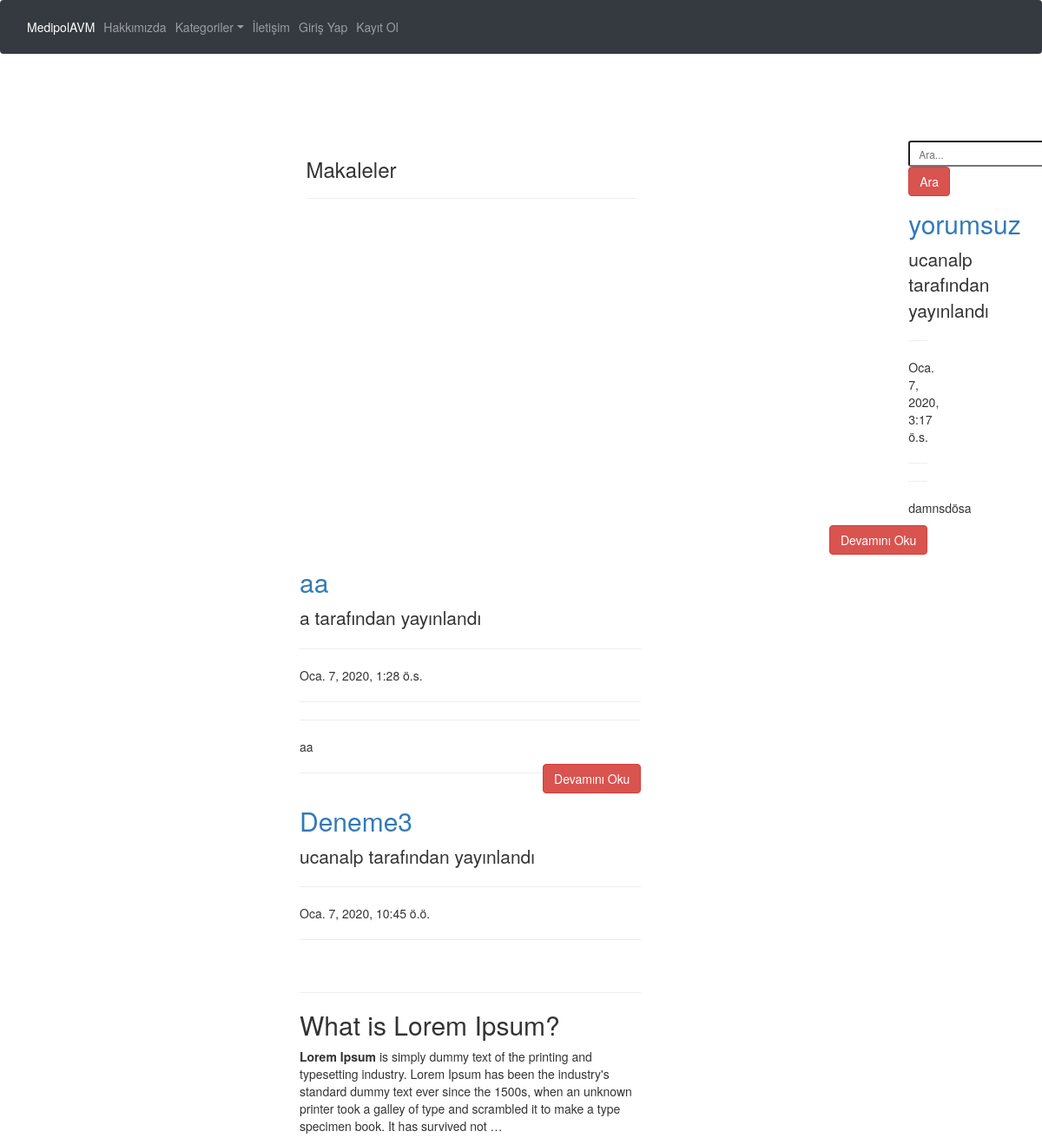
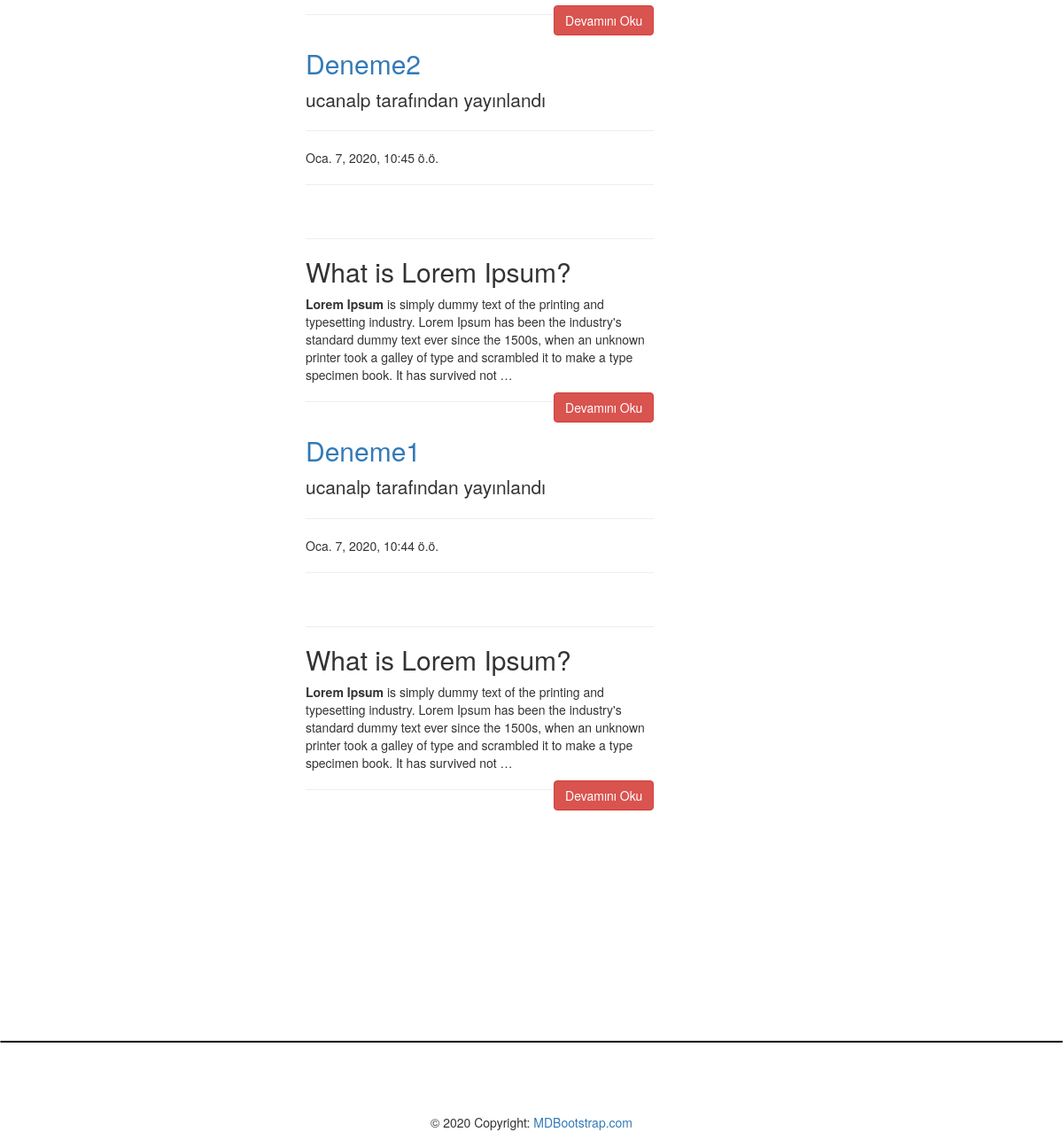
The page /articles/ on the database as committed earlier (2 pictures, top to bottom).
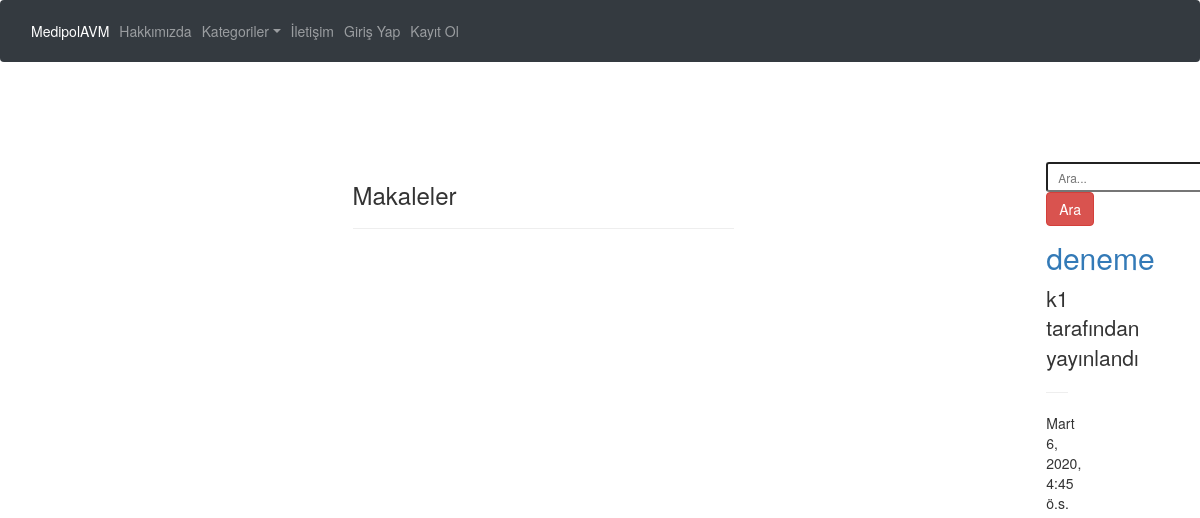
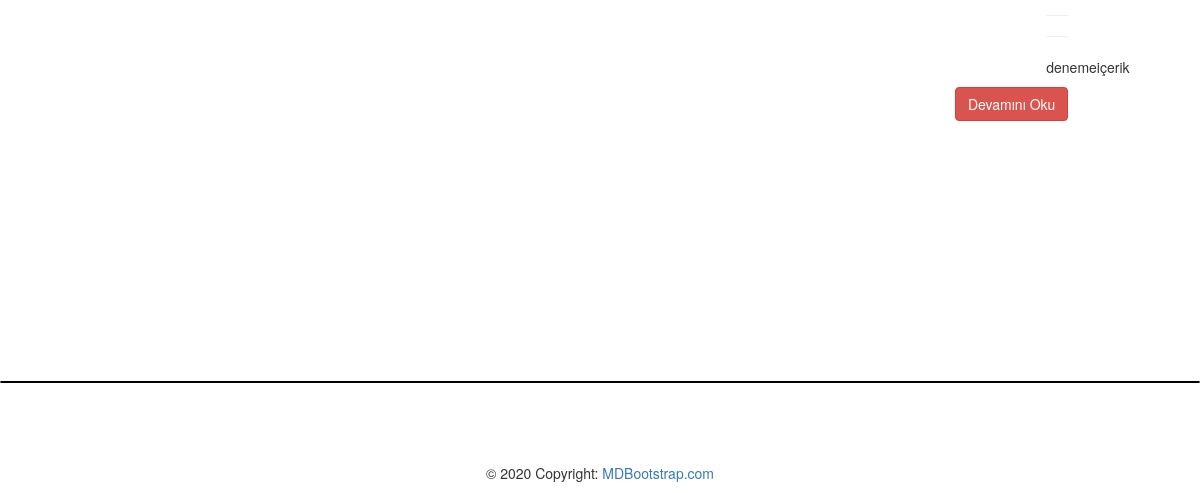
The same page on the database as committed later (2 pictures, top to bottom).
### article/models.py (models this page shows, shortened)
class Article(models.Model):
	author=models.ForeignKey("auth.User",on_delete=models.CASCADE,verbose_name='Yazar')
	title=models.CharField(max_length=50,verbose_name='Başlık')
	content=RichTextField()
	created_date=models.DateTimeField(auto_now_add=True,verbose_name='Oluşturulma Tarihi')
	article_image=models.FileField(blank=True,null=True,verbose_name='Makalenize Resim Ekleyin')
	class Meta:
		ordering = ['-created_date']

### article/views.py (the view)
# urls.py: path('',views.articles,name="articles"),
def articles(request):
	keyword=request.GET.get("keyword")
	if keyword:
		articles=Article.objects.filter(title__contains=keyword)
		return render(request,"articles.html",{"articles":articles})
	articles=Article.objects.all()
	return render(request,"articles.html",{"articles":articles})

### templates/articles.html (shortened to what this page needs)
{% extends "layout.html" %}
{% block body %}
<div czz>
        <div class="col-md-7 offset-md-3">
            <div class="col-lg-8">
                <h3>Makaleler</h3>
                <hr>
                </div>
        </div>
</div>
<div class ="row">
    <div class="col-md-7 offset-md-3">
        <div class="col-lg-8">
            <form>
                <input type="text" name = "keyword" class="input-sm" maxlength="64" placeholder="Ara...">
              <button type="submit" class="btn btn-danger">Ara</button>
            </form>
      </div>
    </div>
</div>
{% if articles %}
{% for article in articles %}
<div class="row">
    <div class="col-md-7 offset-md-3">
    <div class="col-lg-8">
      <a href="{% url 'article:detail' article.id %}"><h2 class="mt-4">{{article.title}}</h2></a>
      <p class="lead">
        {{article.author.username}} tarafından yayınlandı
      </p>
      <hr>
      <p>{{article.created_date}}</p>
      <hr>
      <hr>
      <p class="lead">
          {{article.content|safe|truncatewords:50}}
      </p>
      <a style ="float : right;" href="{% url 'article:detail' article.id %}" class ="btn btn-danger">Devamını Oku</a>
      <hr>
        </div>
      </div>
      </div>
{% endfor %}
{% endif %}
{% endblock body %}

### templates/layout.html (shortened to what this page needs)
<!DOCTYPE html>
{% load static %}
<html lang="en">
<head>
    <link rel="stylesheet" href="{% static 'css/bootstrap.min.css' %}">
    <link rel="stylesheet" href="https://stackpath.bootstrapcdn.com/bootstrap/4.3.1/css/bootstrap.min.css">
    <link href="//netdna.bootstrapcdn.com/bootstrap/3.1.0/css/bootstrap.min.css" rel="stylesheet" id="bootstrap-css">
</head>
<body>
{% include "includes/navbar.html" %}
<div style="margin-top:100px; margin-bottom:100px" class="container">
	{% block body %}
	{% endblock %}
</div>
<br><br><br><br><br><br><br>
<hr class="new5">
{% include "includes/footer.html" %}
</body>
</html>

### templates/includes/navbar.html (shortened to what this page needs)
<nav class="navbar navbar-expand-md navbar-dark fixed-top bg-dark">
  <div class="collapse navbar-collapse" id="navbarSupportedContent">
    <ul class="navbar-nav mr-auto">
      <li class="nav-item active">
        <a class="nav-link" href="/">MedipolAVM <span class="sr-only">(current)</span></a>
      </li>
      <li class="nav-item">
        <a class="nav-link" href="/about">Hakkımızda</a>
      </li>
      <li class="nav-item dropdown">
      <a class="nav-link dropdown-toggle" data-toggle="dropdown" href="#" role="button" aria-haspopup="true" aria-expanded="false">Kategoriler</a>
    </li>
    </ul>
    <ul class="navbar-nav ml-auto">
      <li class="nav-item">
        <a class="nav-link" href="/iletisim">İletişim</a>
      </li>
      {% if request.user.is_authenticated %}
        <li class="nav-item">
        <a class="nav-link" href="/user/logout">Çıkış Yap</a>
      </li>
       <li class="nav-item">
        <a class="nav-link" href="/articles/dashboard">Hesabı yönet</a>
      </li>
      {% else %}
        <li class="nav-item">
        <a class="nav-link" href="/user/login">Giriş Yap</a>
      </li>
      <li class="nav-item">
        <a class="nav-link" href="/user/register">Kayıt Ol</a>
      </li>
      {% endif %}
    </ul>
  </div>
</nav>

### templates/includes/footer.html (shortened to what this page needs)
<footer class="page-footer font-small mdb-color lighten-3 pt-4">
  <div class="container">
    <div class="row">
      <div class="col-lg-2 col-md-12 mb-4">
        <div class="view overlay z-depth-1-half">
        </div>
      </div>
      <div class="col-lg-2 col-md-6 mb-4">
        <div class="view overlay z-depth-1-half">
        </div>
      </div>
      <div class="col-lg-2 col-md-6 mb-4">
        <div class="view overlay z-depth-1-half">
        </div>
      </div>
      <div class="col-lg-2 col-md-12 mb-4">
        <div class="view overlay z-depth-1-half">
        </div>
      </div>
      <div class="col-lg-2 col-md-6 mb-4">
        <div class="view overlay z-depth-1-half">
        </div>
      </div>
      <div class="col-lg-2 col-md-6 mb-4">
        <div class="view overlay z-depth-1-half">
        </div>
      </div>
    </div>
  </div>
  <div class="foot text-center py-3" id="footer">© 2020 Copyright:
    <a href="https://mdbootstrap.com/education/bootstrap/"> MDBootstrap.com</a>
  </div>
</footer>

### templates/layout.html (style rules this page uses)
hr.new5 { border: 1px solid black; border-radius: 10px; }

Rows that differ between the two databases and show on the page:
removed Article: title "yorumsuz", author.username "ucanalp", created_date "Oca. 7, 2020, 3:17 ö.s.", content "damnsdösa"
removed Article: title "aa", author.username "a", created_date "Oca. 7, 2020, 1:28 ö.s.", content "aa"
removed Article: title "Deneme3", author.username "ucanalp", created_date "Oca. 7, 2020, 10:45 ö.ö.", content "What is Lorem Ipsum? Lorem Ipsum is simply dummy text of the printing and typesetting industry. Lorem Ipsum has been the industry's standard dummy text ever since the 1500s, when an unknown printer took a galley of type and scrambled it to make a type specimen book. It has survived not …"
removed Article: title "Deneme2", author.username "ucanalp", created_date "Oca. 7, 2020, 10:45 ö.ö.", content "What is Lorem Ipsum? Lorem Ipsum is simply dummy text of the printing and typesetting industry. Lorem Ipsum has been the industry's standard dummy text ever since the 1500s, when an unknown printer took a galley of type and scrambled it to make a type specimen book. It has survived not …"
removed Article: title "Deneme1", author.username "ucanalp", created_date "Oca. 7, 2020, 10:44 ö.ö.", content "What is Lorem Ipsum? Lorem Ipsum is simply dummy text of the printing and typesetting industry. Lorem Ipsum has been the industry's standard dummy text ever since the 1500s, when an unknown printer took a galley of type and scrambled it to make a type specimen book. It has survived not …"
added Article: title "deneme", author.username "k1", created_date "Mart 6, 2020, 4:45 ö.s.", content "denemeiçerik"
